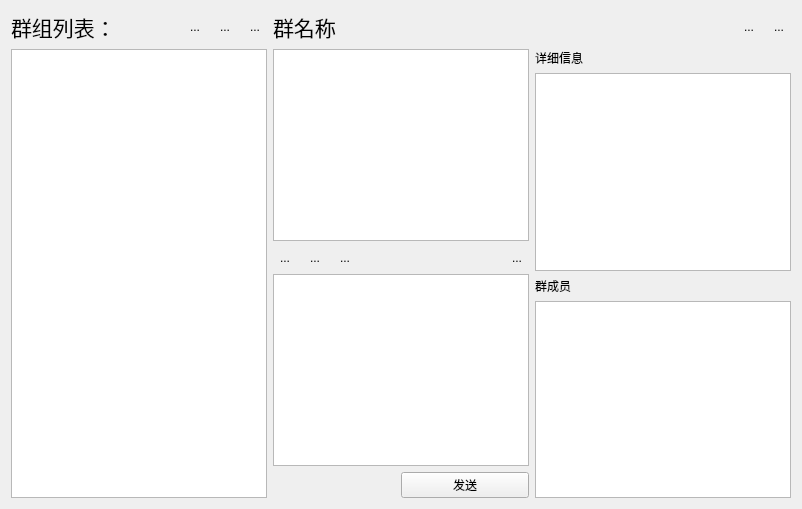
        <widget class="QWidget" name="page_2">
         <layout class="QGridLayout" name="gridLayout_2">
          <item row="0" column="0" rowspan="2">
           <layout class="QVBoxLayout" name="verticalLayout_8">
            <item>
             <layout class="QHBoxLayout" name="horizontalLayout_13">
              <item>
               <widget class="QLabel" name="label_2">
                <property name="font">
                 <font>
                  <pointsize>16</pointsize>
                 </font>
                </property>
                <property name="text">
                 <string>群组列表：</string>
                </property>
               </widget>
              </item>
              <item>
               <spacer name="horizontalSpacer_12">
                <property name="orientation">
                 <enum>Qt::Horizontal</enum>
                </property>
                <property name="sizeType">
                 <enum>QSizePolicy::Fixed</enum>
                </property>
                <property name="sizeHint" stdset="0">
                 <size>
                  <width>40</width>
                  <height>20</height>
                 </size>
                </property>
               </spacer>
              </item>
              <item>
               <widget class="QToolButton" name="groupFlushBtn">
                <property name="sizePolicy">
                 <sizepolicy hsizetype="Fixed" vsizetype="Fixed">
                  <horstretch>0</horstretch>
                  <verstretch>0</verstretch>
                 </sizepolicy>
                </property>
                <property name="text">
                 <string>...</string>
                </property>
                <property name="icon">
                 <iconset resource="res.qrc">
                  <normaloff>:/flush</normaloff>:/flush</iconset>
                </property>
                <property name="iconSize">
                 <size>
                  <width>40</width>
                  <height>40</height>
                 </size>
                </property>
                <property name="autoRaise">
                 <bool>true</bool>
                </property>
               </widget>
              </item>
              <item>
               <widget class="QToolButton" name="addGroupBtn">
                <property name="sizePolicy">
                 <sizepolicy hsizetype="Fixed" vsizetype="Fixed">
                  <horstretch>0</horstretch>
                  <verstretch>0</verstretch>
                 </sizepolicy>
                </property>
                <property name="text">
                 <string>...</string>
                </property>
                <property name="icon">
                 <iconset resource="res.qrc">
                  <normaloff>:/addGroup</normaloff>:/addGroup</iconset>
                </property>
                <property name="iconSize">
                 <size>
                  <width>40</width>
                  <height>40</height>
                 </size>
                </property>
                <property name="autoRaise">
                 <bool>true</bool>
                </property>
               </widget>
              </item>
              <item>
               <widget class="QToolButton" name="createGroupBtn">
                <property name="text">
                 <string>...</string>
                </property>
                <property name="icon">
                 <iconset resource="res.qrc">
                  <normaloff>:/add</normaloff>:/add</iconset>
                </property>
                <property name="iconSize">
                 <size>
                  <width>40</width>
                  <height>40</height>
                 </size>
                </property>
                <property name="autoRaise">
                 <bool>true</bool>
                </property>
               </widget>
              </item>
             </layout>
            </item>
            <item>
             <widget class="QListWidget" name="groupsListWidget">
              <property name="sizePolicy">
               <sizepolicy hsizetype="Preferred" vsizetype="Expanding">
                <horstretch>0</horstretch>
                <verstretch>0</verstretch>
               </sizepolicy>
              </property>
              <property name="maximumSize">
               <size>
                <width>400</width>
                <height>16777215</height>
               </size>
              </property>
             </widget>
            </item>
           </layout>
          </item>
          <item row="0" column="1" colspan="2">
           <layout class="QHBoxLayout" name="horizontalLayout_4">
            <item>
             <widget class="QLabel" name="groupNameLabel">
              <property name="font">
               <font>
                <pointsize>16</pointsize>
               </font>
              </property>
              <property name="text">
               <string>群名称</string>
              </property>
             </widget>
            </item>
            <item>
             <spacer name="horizontalSpacer_3">
              <property name="orientation">
               <enum>Qt::Horizontal</enum>
              </property>
              <property name="sizeHint" stdset="0">
               <size>
                <width>178</width>
                <height>20</height>
               </size>
              </property>
             </spacer>
            </item>
            <item>
             <widget class="QToolButton" name="groupFileBtn">
              <property name="text">
               <string>...</string>
              </property>
              <property name="icon">
               <iconset resource="res.qrc">
                <normaloff>:/files</normaloff>:/files</iconset>
              </property>
              <property name="iconSize">
               <size>
                <width>40</width>
                <height>40</height>
               </size>
              </property>
              <property name="autoRaise">
               <bool>true</bool>
              </property>
             </widget>
            </item>
            <item>
             <widget class="QToolButton" name="groupMenuBtn">
              <property name="text">
               <string>...</string>
              </property>
              <property name="icon">
               <iconset resource="res.qrc">
                <normaloff>:/menu</normaloff>:/menu</iconset>
              </property>
              <property name="iconSize">
               <size>
                <width>40</width>
                <height>40</height>
               </size>
              </property>
              <property name="autoRaise">
               <bool>true</bool>
              </property>
             </widget>
            </item>
           </layout>
          </item>
          <item row="1" column="1">
           <layout class="QVBoxLayout" name="verticalLayout_4">
            <item>
             <widget class="QTextBrowser" name="groupChatTextBrow"/>
            </item>
            <item>
             <layout class="QHBoxLayout" name="horizontalLayout_5">
              <item>
               <widget class="QToolButton" name="groupExpressionBtn">
                <property name="text">
                 <string>...</string>
                </property>
                <property name="icon">
                 <iconset resource="res.qrc">
                  <normaloff>:/express</normaloff>:/express</iconset>
                </property>
                <property name="iconSize">
                 <size>
                  <width>40</width>
                  <height>40</height>
                 </size>
                </property>
                <property name="autoRaise">
                 <bool>true</bool>
                </property>
               </widget>
              </item>
              <item>
               <widget class="QToolButton" name="groupSendFileBtn">
                <property name="text">
                 <string>...</string>
                </property>
                <property name="icon">
                 <iconset resource="res.qrc">
                  <normaloff>:/sendfile</normaloff>:/sendfile</iconset>
                </property>
                <property name="iconSize">
                 <size>
                  <width>40</width>
                  <height>40</height>
                 </size>
                </property>
                <property name="autoRaise">
                 <bool>true</bool>
                </property>
               </widget>
              </item>
              <item>
               <widget class="QToolButton" name="groupScreenShotBtn">
                <property name="text">
                 <string>...</string>
                </property>
                <property name="icon">
                 <iconset resource="res.qrc">
                  <normaloff>:/screenshot</normaloff>:/screenshot</iconset>
                </property>
                <property name="iconSize">
                 <size>
                  <width>40</width>
                  <height>40</height>
                 </size>
                </property>
                <property name="autoRaise">
                 <bool>true</bool>
                </property>
               </widget>
              </item>
              <item>
               <spacer name="horizontalSpacer_4">
                <property name="orientation">
                 <enum>Qt::Horizontal</enum>
                </property>
                <property name="sizeHint" stdset="0">
                 <size>
                  <width>40</width>
                  <height>20</height>
                 </size>
                </property>
               </spacer>
              </item>
              <item>
               <widget class="QToolButton" name="groupHistoryBtn">
                <property name="text">
                 <string>...</string>
                </property>
                <property name="icon">
                 <iconset resource="res.qrc">
                  <normaloff>:/history</normaloff>:/history</iconset>
                </property>
                <property name="iconSize">
                 <size>
                  <width>40</width>
                  <height>40</height>
                 </size>
                </property>
                <property name="autoRaise">
                 <bool>true</bool>
                </property>
               </widget>
              </item>
             </layout>
            </item>
            <item>
             <widget class="QTextEdit" name="groupSendTextEdit">
              <property name="maximumSize">
               <size>
                <width>16777215</width>
                <height>200</height>
               </size>
              </property>
             </widget>
            </item>
            <item>
             <layout class="QHBoxLayout" name="horizontalLayout_3">
              <item>
               <spacer name="horizontalSpacer">
                <property name="orientation">
                 <enum>Qt::Horizontal</enum>
                </property>
                <property name="sizeHint" stdset="0">
                 <size>
                  <width>40</width>
                  <height>20</height>
                 </size>
                </property>
               </spacer>
              </item>
              <item>
               <widget class="QPushButton" name="groupSendBtn">
                <property name="sizePolicy">
                 <sizepolicy hsizetype="Expanding" vsizetype="Preferred">
                  <horstretch>0</horstretch>
                  <verstretch>0</verstretch>
                 </sizepolicy>
                </property>
                <property name="minimumSize">
                 <size>
                  <width>100</width>
                  <height>0</height>
                 </size>
                </property>
                <property name="maximumSize">
                 <size>
                  <width>300</width>
                  <height>16777215</height>
                 </size>
                </property>
                <property name="text">
                 <string>发送</string>
                </property>
               </widget>
              </item>
             </layout>
            </item>
           </layout>
          </item>
          <item row="1" column="2">
           <layout class="QVBoxLayout" name="verticalLayout_3">
            <item>
             <widget class="QLabel" name="groupDescLabel">
              <property name="maximumSize">
               <size>
                <width>16777215</width>
                <height>20</height>
               </size>
              </property>
              <property name="text">
               <string>详细信息</string>
              </property>
             </widget>
            </item>
            <item>
             <widget class="QTextBrowser" name="groupDescTextBrow">
              <property name="maximumSize">
               <size>
                <width>10000</width>
                <height>300</height>
               </size>
              </property>
              <property name="font">
               <font>
                <pointsize>16</pointsize>
               </font>
              </property>
             </widget>
            </item>
            <item>
             <widget class="QLabel" name="DrovesLabel">
              <property name="maximumSize">
               <size>
                <width>16777215</width>
                <height>20</height>
               </size>
              </property>
              <property name="text">
               <string>群成员</string>
              </property>
             </widget>
            </item>
            <item>
             <widget class="QListWidget" name="groupUsersListWidget"/>
            </item>
           </layout>
          </item>
         </layout>
        </widget>
